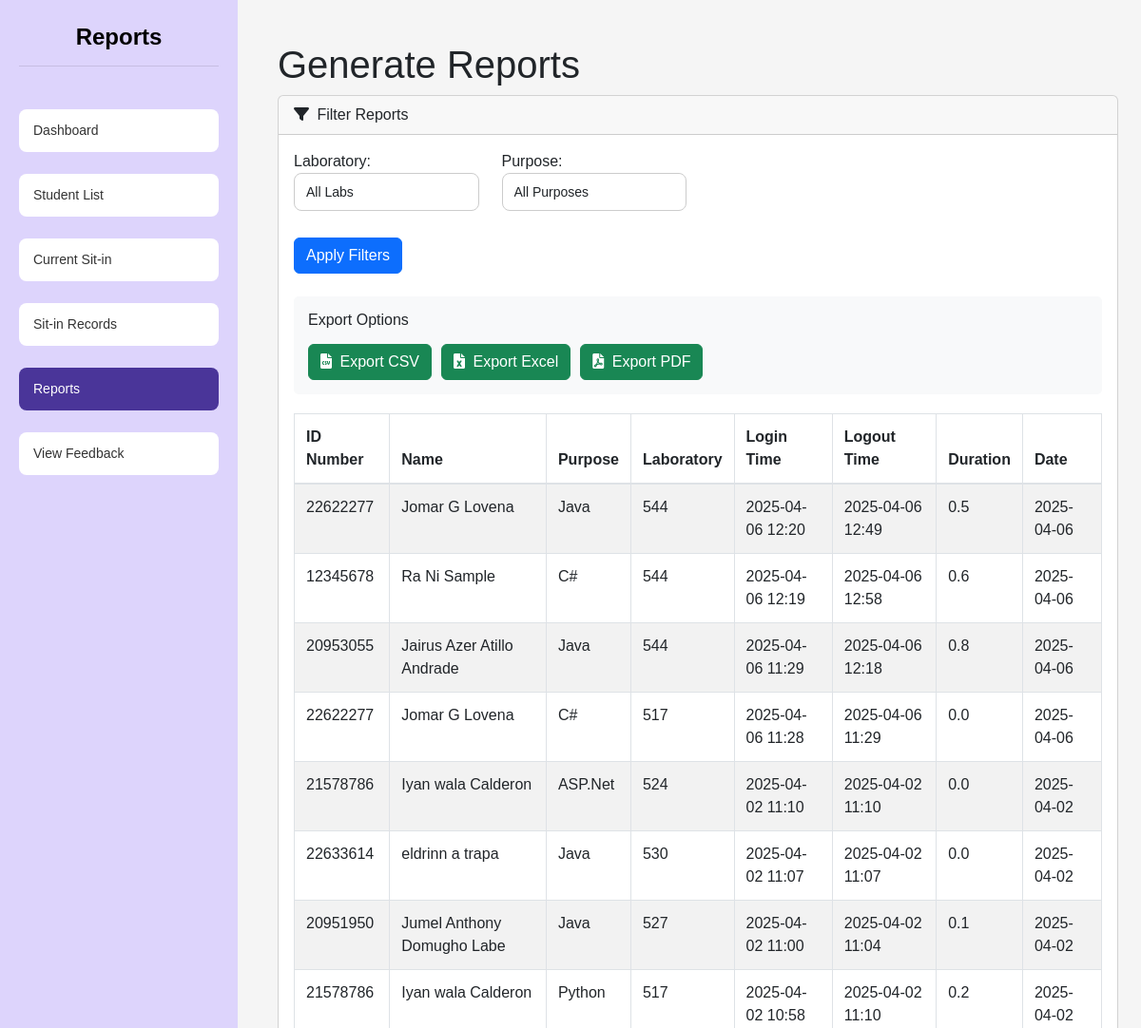
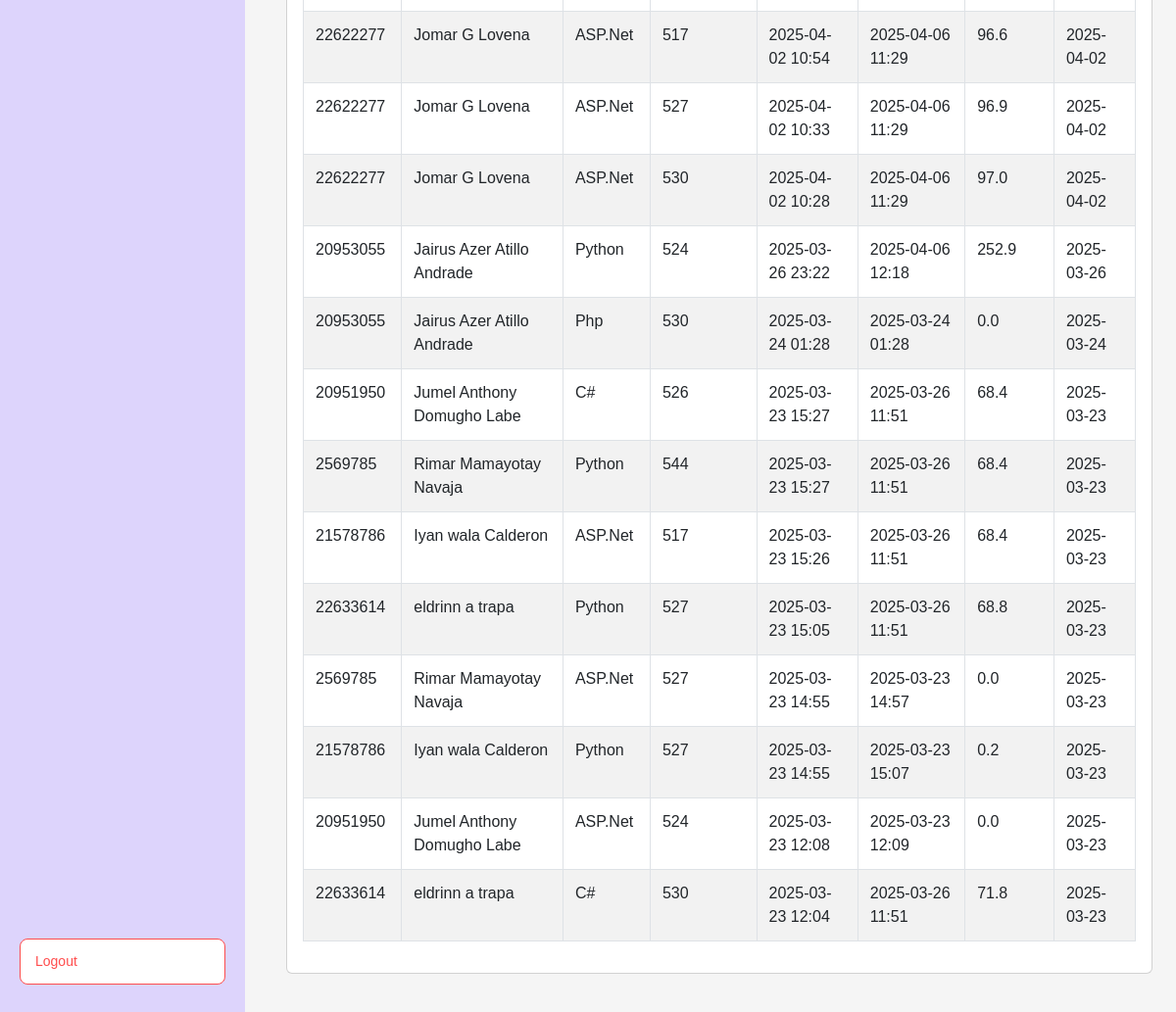
Before: /reports (signed in) with the older database file (2 pictures, top to bottom).
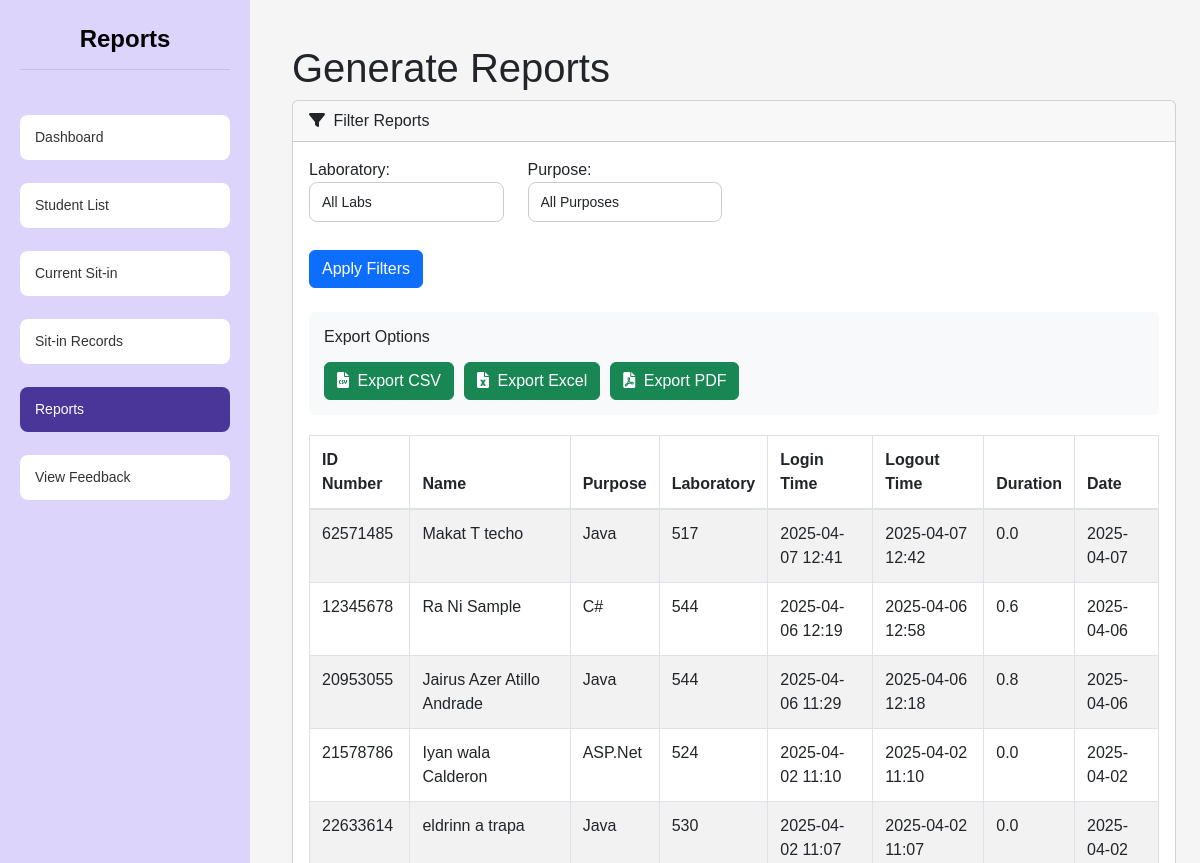
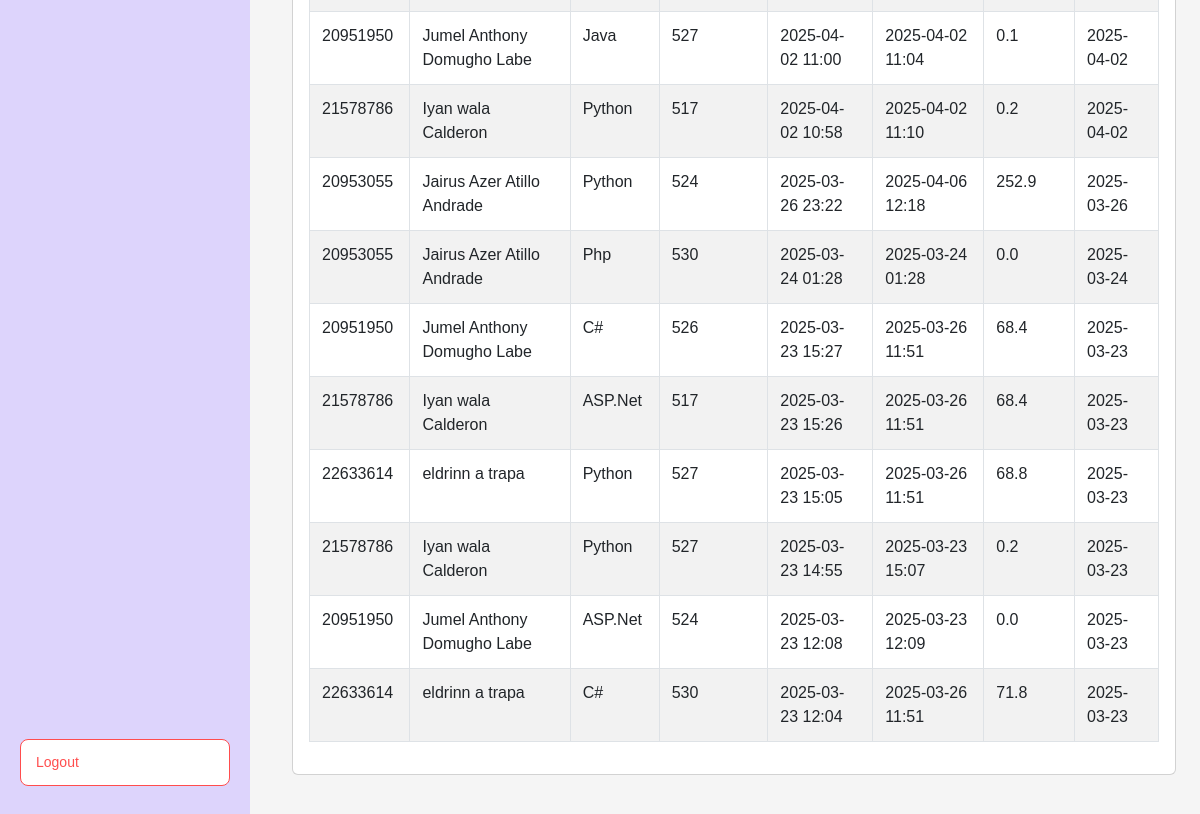
After: the same page with the newer database file (2 pictures, top to bottom).
### tables this page shows
CREATE TABLE sit_in_records (
    sit_in_id INTEGER PRIMARY KEY AUTOINCREMENT,
    id_number VARCHAR(50) NOT NULL,
    name VARCHAR(255) NOT NULL,
    purpose TEXT NOT NULL,
    lab VARCHAR(10) NOT NULL,
    login_time DATETIME NOT NULL,
    logout_time DATETIME NULL,
    date DATE NOT NULL
);

### app.py (the view)
@app.route('/reports')
@admin_required
def reports():
    try:
        lab = request.args.get('lab', '')
        purpose = request.args.get('purpose', '')
        conn = get_db_connection()
        cursor = conn.cursor()
        query = """
            SELECT
                id_number,
                name,
                purpose,
                lab,
                strftime('%Y-%m-%d %H:%M', login_time) as login_time,
                CASE
                    WHEN logout_time IS NOT NULL THEN strftime('%Y-%m-%d %H:%M', logout_time)
                    ELSE 'Active'
                END as logout_time,
                strftime('%Y-%m-%d', date) as date,
                CASE
                    WHEN login_time IS NOT NULL AND logout_time IS NOT NULL
                    THEN ROUND((julianday(logout_time) - julianday(login_time)) * 24, 1)
                    ELSE NULL
                END as duration
            FROM sit_in_records
            WHERE 1=1
        """
        params = []
        if lab:
            query += " AND lab = ?"
            params.append(lab)
        if purpose:
            query += " AND purpose = ?"
            params.append(purpose)
        query += " ORDER BY date DESC, login_time DESC"
        cursor.execute(query, params)
        reports = cursor.fetchall()
        cursor.execute("SELECT DISTINCT lab FROM sit_in_records WHERE lab IS NOT NULL ORDER BY lab")
        labs = [row['lab'] for row in cursor.fetchall()]
        cursor.execute("SELECT DISTINCT purpose FROM sit_in_records WHERE purpose IS NOT NULL ORDER BY purpose")
        purposes = [row['purpose'] for row in cursor.fetchall()]
        if request.headers.get('Accept') == 'application/json':
            return jsonify({
                'reports': [dict(row) for row in reports]
            })
        return render_template('admin/reports.html',
                             reports=reports,
                             labs=labs,
                             purposes=purposes,
                             selected_lab=lab,
                             selected_purpose=purpose)
    except Exception as e:
        print(f"Error in reports: {str(e)}")
        flash("Error loading reports", "danger")
        return redirect(url_for('admin_dashboard'))
    finally:
        if conn:
            conn.close()

### app.py (called while the page is built)
def get_db_connection():
    try:
        conn = sqlite3.connect('users.db')
        conn.row_factory = sqlite3.Row
        return conn
    except sqlite3.Error as e:
        print(f"Database connection error: {e}")
        return None

def admin_required(f):
    @wraps(f)
    def decorated_function(*args, **kwargs):
        if not all(session.get(key) for key in ['user_id', 'user_type', 'is_admin']):
            return redirect(url_for('login'))
        session.modified = True
        return f(*args, **kwargs)
    return decorated_function

@app.after_request
def add_header(response):
    response.headers['Cache-Control'] = 'no-store, no-cache, must-revalidate, post-check=0, pre-check=0, max-age=0'
    response.headers['Pragma'] = 'no-cache'
    response.headers['Expires'] = '-1'
    return response

### templates/admin/reports.html (shortened to what the changed rows need)
{% extends "admin/base.html" %}
{% block extra_css %}
<link href="https://cdn.datatables.net/1.11.5/css/dataTables.bootstrap5.min.css" rel="stylesheet">
<link href="https://cdn.datatables.net/buttons/2.2.2/css/buttons.bootstrap5.min.css" rel="stylesheet">
<link href="https://cdn.datatables.net/responsive/2.2.9/css/responsive.bootstrap5.min.css" rel="stylesheet">
{% endblock %}
{% block content %}
<div class="sidebar">
    <h1 class="dashboard-title">Reports</h1>
</div>
<div class="container-fluid px-4">
    <h1 class="mt-4">Generate Reports</h1>
    <div class="card mb-4">
        <div class="card-body">
            <div class="table-responsive">
                <table id="reportsTable" class="table table-bordered table-striped">
                    <thead>
                        <tr>
                            <th>ID Number</th>
                            <th>Name</th>
                            <th>Purpose</th>
                            <th>Laboratory</th>
                            <th>Login Time</th>
                            <th>Logout Time</th>
                            <th>Duration</th>
                            <th>Date</th>
                        </tr>
                    </thead>
                    <tbody>
                        {% for report in reports %}
                        <tr>
                            <td>{{ report.id_number }}</td>
                            <td>{{ report.name }}</td>
                            <td>{{ report.purpose }}</td>
                            <td>{{ report.lab }}</td>
                            <td>{{ report.login_time }}</td>
                            <td>{{ report.logout_time }}</td>
                            <td>{{ report.duration }}</td>
                            <td>{{ report.date }}</td>
                        </tr>
                        {% endfor %}
                    </tbody>
                </table>
            </div>
        </div>
    </div>
</div>
{% endblock %}

Changed rows visible on the page:
removed sit_in_records: id_number "22622277", name "Jomar G Lovena", purpose "Java", lab "544", login_time "2025-04-06 12:20", logout_time "2025-04-06 12:49", duration "0.5", date "2025-04-06"
removed sit_in_records: id_number "22622277", name "Jomar G Lovena", purpose "C#", lab "517", login_time "2025-04-06 11:28", logout_time "2025-04-06 11:29", duration "0.0", date "2025-04-06"
removed sit_in_records: id_number "22622277", name "Jomar G Lovena", purpose "ASP.Net", lab "517", login_time "2025-04-02 10:54", logout_time "2025-04-06 11:29", duration "96.6", date "2025-04-02"
removed sit_in_records: id_number "22622277", name "Jomar G Lovena", purpose "ASP.Net", lab "527", login_time "2025-04-02 10:33", logout_time "2025-04-06 11:29", duration "96.9", date "2025-04-02"
removed sit_in_records: id_number "22622277", name "Jomar G Lovena", purpose "ASP.Net", lab "530", login_time "2025-04-02 10:28", logout_time "2025-04-06 11:29", duration "97.0", date "2025-04-02"
removed sit_in_records: id_number "2569785", name "Rimar Mamayotay Navaja", purpose "Python", lab "544", login_time "2025-03-23 15:27", logout_time "2025-03-26 11:51", duration "68.4", date "2025-03-23"
removed sit_in_records: id_number "2569785", name "Rimar Mamayotay Navaja", purpose "ASP.Net", lab "527", login_time "2025-03-23 14:55", logout_time "2025-03-23 14:57", duration "0.0", date "2025-03-23"
added sit_in_records: id_number "62571485", name "Makat T techo", purpose "Java", lab "517", login_time "2025-04-07 12:41", logout_time "2025-04-07 12:42", duration "0.0", date "2025-04-07"
